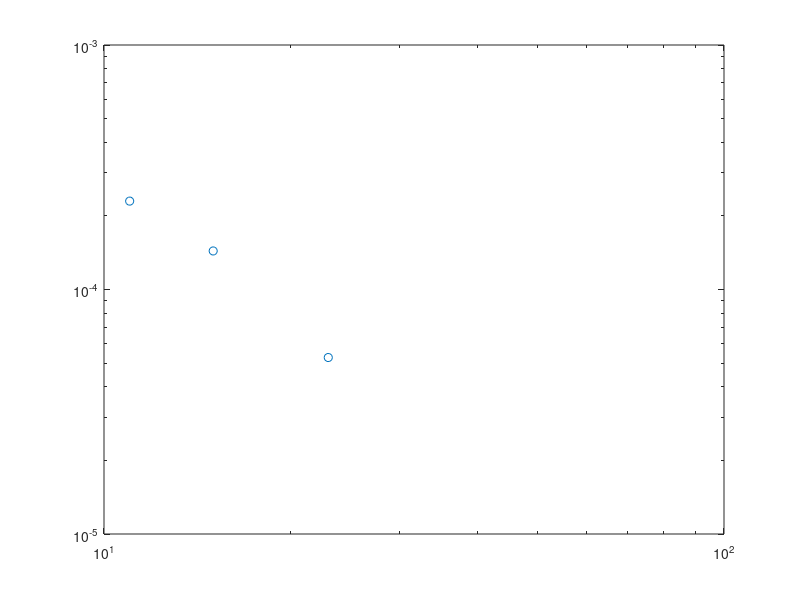

Here is the MATLAB script that generated this plot: (Note: this script raises an error after producing the figure.)
Lx = [24, 32, 40, 48];
distance = [11, 15, 23];
SC = [2.299e-4, 1.43766e-4,5.27e-5];
loglog(distance, SC,'o');hold on;

p = fit(log(distance'),log(SC'),'poly1');
fprintf('Ksc=%.5f\n',-p.p1);
x = fit_x(1):0.5:fit_x(end);
fl=loglog(distance,exp(p.p2)*distance.^p.p1,'-.');
T=text(8,4.5e-3,['$K_{sc}=',num2str(-p.p1),'$']);
set(T,'Interpreter','latex');set(T,'Fontsize',24);



set(gca,'fontsize',24);
set(gca,'linewidth',1.5);
set(get(gca,'Children'),'linewidth',2); % Set line width 1.5 pounds
xlabel('$x$','Interpreter','latex');
ylabel('singlet pair correlation','Interpreter','latex');
set(get(gca,'XLabel'),'FontSize',24); 
set(get(gca,'YLabel'),'FontSize',24); 
